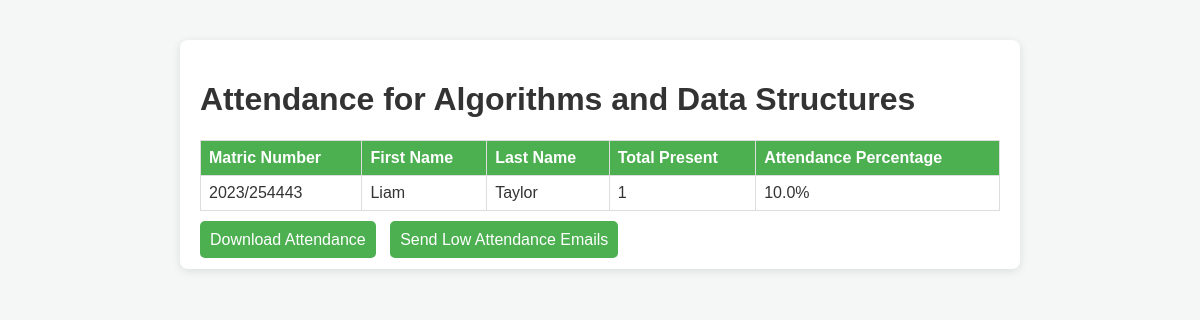
/view_attendance/107 (signed in), run on the app's committed database.
### tables this page shows
CREATE TABLE courses (
    course_id INTEGER PRIMARY KEY AUTOINCREMENT,
    course_name TEXT NOT NULL,
    lecturer_id INTEGER,
    FOREIGN KEY (lecturer_id) REFERENCES lecturers(id)
);

CREATE TABLE students (
    id INTEGER PRIMARY KEY AUTOINCREMENT,
    matric_number TEXT NOT NULL UNIQUE,
    first_name TEXT,
    last_name TEXT,
    email TEXT,
    department TEXT,
    phone_number TEXT,
    parent_email TEXT
);

### app.py (the view)
@app.route('/view_attendance/<int:course_id>')
def view_attendance(course_id):
    if 'user_id' not in session:
        return redirect(url_for('login'))
    db = get_db()
    course = db.execute('SELECT * FROM courses WHERE course_id = ?', (course_id,)).fetchone()
    if not course:
        flash("Course not found!")
        return redirect(url_for('lecturer_dashboard'))
    attendance_records = db.execute('''
        SELECT s.matric_number, s.first_name, s.last_name,
               COUNT(CASE WHEN a.status = "Present" THEN 1 END) AS total_present
        FROM attendance a
        JOIN students s ON a.student_id = s.id
        WHERE a.course_id = ?
        GROUP BY s.id
    ''', (course_id,)).fetchall()
    total_classes = 10  # Replace with the actual number of classes
    attendance_data = []
    for record in attendance_records:
        total_present = record['total_present']
        percentage = (total_present / total_classes) * 100
        attendance_data.append({
            'matric_number': record['matric_number'],
            'first_name': record['first_name'],
            'last_name': record['last_name'],
            'total_present': total_present,
            'attendance_percentage': round(percentage, 2),
        })
    return render_template('view_attendance.html', course=course, attendance=attendance_data)

### app.py (called while the page is built)
def get_db():
    conn = sqlite3.connect('attendance_system.db')
    conn.row_factory = sqlite3.Row
    return conn

### templates/view_attendance.html (shortened to what this page needs)
<!DOCTYPE html>
<html lang="en">
<head>
</head>
<body>
<div class="container">
    <h1>Attendance for {{ course['course_name'] }}</h1>
    <table>
        <thead>
            <tr>
                <th>Matric Number</th>
                <th>First Name</th>
                <th>Last Name</th>
                <th>Total Present</th>
                <th>Attendance Percentage</th>
            </tr>
        </thead>
        <tbody>
            {% for record in attendance %}
            <tr>
                <td>{{ record.matric_number }}</td>
                <td>{{ record.first_name }}</td>
                <td>{{ record.last_name }}</td>
                <td>{{ record.total_present }}</td>
                <td>{{ record.attendance_percentage }}%</td>
            </tr>
            {% endfor %}
        </tbody>
    </table>
    <a href="{{ url_for('download_attendance', course_id=course['course_id']) }}" class="btn">Download Attendance</a>
    <a href="{{ url_for('send_low_attendance_emails', course_id=course['course_id']) }}" class="btn">Send Low Attendance Emails</a>
</div>
</body>
</html>

### templates/view_attendance.html (style rules this page uses)
body { font-family: Arial, sans-serif; margin: 0; padding: 0; background-color: #f4f7f6; color: #333; }
.container { max-width: 800px; margin: 40px auto; background-color: #fff; padding: 20px; box-shadow: 0 2px 10px rgba(0, 0, 0, 0.1); border-radius: 8px; }
table { width: 100%; border-collapse: collapse; margin-bottom: 20px; }
th, td { border: 1px solid #ddd; padding: 8px; text-align: left; }
th { background-color: #4CAF50; color: white; }
.btn { background-color: #4CAF50; color: white; padding: 10px; text-decoration: none; border-radius: 5px; margin-right: 10px; }

### data on the page
courses: course_name "Algorithms and Data Structures"
students: matric_number "2023/254443", first_name "Liam", last_name "Taylor", total_present "1", attendance_percentage "10.0"
